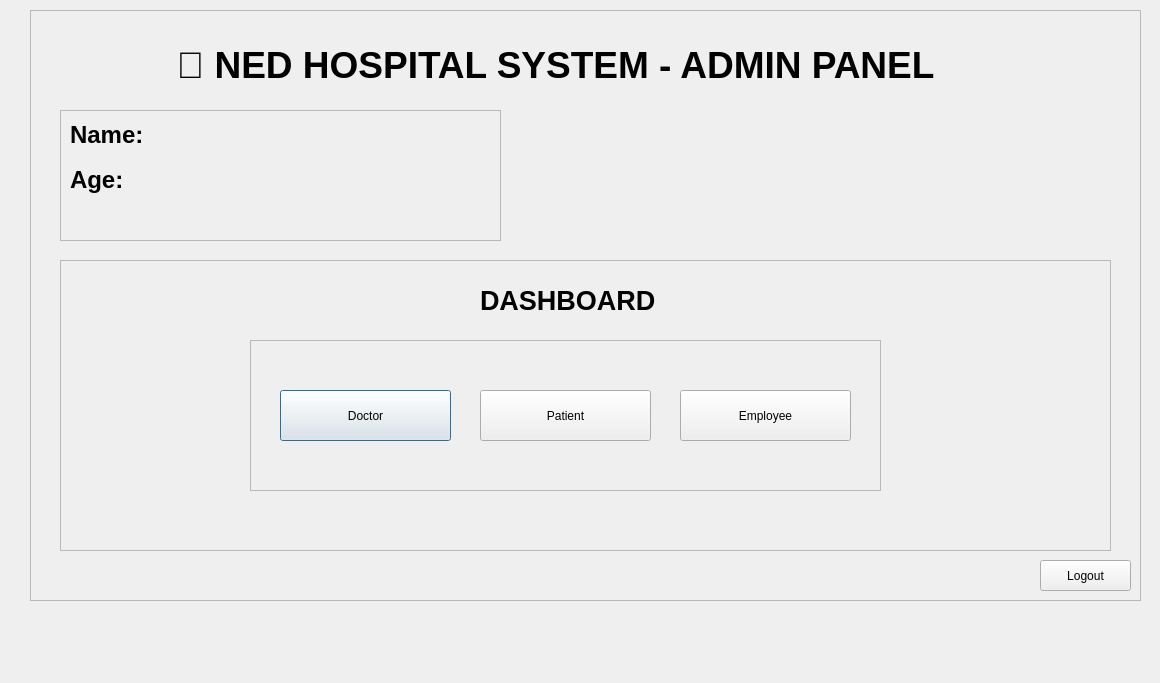
<?xml version="1.0" encoding="UTF-8"?>
<ui version="4.0">
 <class>Dialog</class>
 <widget class="QDialog" name="Dialog">
  <property name="geometry">
   <rect>
    <x>0</x>
    <y>0</y>
    <width>1160</width>
    <height>683</height>
   </rect>
  </property>
  <property name="windowTitle">
   <string>Dialog</string>
  </property>
  <widget class="QFrame" name="adminrdashboardframe">
   <property name="geometry">
    <rect>
     <x>30</x>
     <y>10</y>
     <width>1111</width>
     <height>591</height>
    </rect>
   </property>
   <property name="frameShape">
    <enum>QFrame::Shape::StyledPanel</enum>
   </property>
   <property name="frameShadow">
    <enum>QFrame::Shadow::Raised</enum>
   </property>
   <widget class="QLabel" name="admindashboardtitleLabel">
    <property name="geometry">
     <rect>
      <x>90</x>
      <y>10</y>
      <width>871</width>
      <height>91</height>
     </rect>
    </property>
    <property name="text">
     <string>&lt;html&gt;&lt;head/&gt;&lt;body&gt;&lt;p align=&quot;center&quot;&gt;&lt;span style=&quot; font-size:28pt; font-weight:700;&quot;&gt;🏥 NED HOSPITAL SYSTEM - ADMIN PANEL&lt;/span&gt;&lt;/p&gt;&lt;/body&gt;&lt;/html&gt;</string>
    </property>
   </widget>
   <widget class="QFrame" name="admindashboardframe2">
    <property name="geometry">
     <rect>
      <x>30</x>
      <y>100</y>
      <width>441</width>
      <height>131</height>
     </rect>
    </property>
    <property name="frameShape">
     <enum>QFrame::Shape::StyledPanel</enum>
    </property>
    <property name="frameShadow">
     <enum>QFrame::Shadow::Raised</enum>
    </property>
    <widget class="QLabel" name="admindashboardnameLabel">
     <property name="geometry">
      <rect>
       <x>10</x>
       <y>10</y>
       <width>81</width>
       <height>31</height>
      </rect>
     </property>
     <property name="text">
      <string>&lt;html&gt;&lt;head/&gt;&lt;body&gt;&lt;p&gt;&lt;span style=&quot; font-size:18pt; font-weight:700;&quot;&gt;Name:&lt;/span&gt;&lt;/p&gt;&lt;/body&gt;&lt;/html&gt;</string>
     </property>
    </widget>
    <widget class="QLabel" name="admindashboardageLabel">
     <property name="geometry">
      <rect>
       <x>10</x>
       <y>50</y>
       <width>61</width>
       <height>41</height>
      </rect>
     </property>
     <property name="text">
      <string>&lt;html&gt;&lt;head/&gt;&lt;body&gt;&lt;p&gt;&lt;span style=&quot; font-size:18pt; font-weight:700;&quot;&gt;Age:&lt;/span&gt;&lt;/p&gt;&lt;/body&gt;&lt;/html&gt;</string>
     </property>
    </widget>
   </widget>
   <widget class="QFrame" name="doctordashboardframe3">
    <property name="geometry">
     <rect>
      <x>30</x>
      <y>250</y>
      <width>1051</width>
      <height>291</height>
     </rect>
    </property>
    <property name="frameShape">
     <enum>QFrame::Shape::StyledPanel</enum>
    </property>
    <property name="frameShadow">
     <enum>QFrame::Shadow::Raised</enum>
    </property>
    <widget class="QLabel" name="admindashboardsubtitleLabel">
     <property name="geometry">
      <rect>
       <x>420</x>
       <y>20</y>
       <width>201</width>
       <height>41</height>
      </rect>
     </property>
     <property name="text">
      <string>&lt;html&gt;&lt;head/&gt;&lt;body&gt;&lt;p&gt;&lt;span style=&quot; font-size:20pt; font-weight:700;&quot;&gt;DASHBOARD&lt;/span&gt;&lt;/p&gt;&lt;/body&gt;&lt;/html&gt;</string>
     </property>
    </widget>
    <widget class="QFrame" name="admindashboardframe4">
     <property name="geometry">
      <rect>
       <x>190</x>
       <y>80</y>
       <width>631</width>
       <height>151</height>
      </rect>
     </property>
     <property name="frameShape">
      <enum>QFrame::Shape::StyledPanel</enum>
     </property>
     <property name="frameShadow">
      <enum>QFrame::Shadow::Raised</enum>
     </property>
     <widget class="QPushButton" name="admindashboarddocbtn">
      <property name="geometry">
       <rect>
        <x>30</x>
        <y>50</y>
        <width>171</width>
        <height>51</height>
       </rect>
      </property>
      <property name="text">
       <string>Doctor</string>
      </property>
     </widget>
     <widget class="QPushButton" name="admindashboardpatientbtn">
      <property name="geometry">
       <rect>
        <x>230</x>
        <y>50</y>
        <width>171</width>
        <height>51</height>
       </rect>
      </property>
      <property name="text">
       <string>Patient</string>
      </property>
     </widget>
     <widget class="QPushButton" name="admindashboardemployeebtn">
      <property name="geometry">
       <rect>
        <x>430</x>
        <y>50</y>
        <width>171</width>
        <height>51</height>
       </rect>
      </property>
      <property name="text">
       <string>Employee</string>
      </property>
     </widget>
    </widget>
   </widget>
   <widget class="QPushButton" name="admindashboardlogoutbtn">
    <property name="geometry">
     <rect>
      <x>1010</x>
      <y>550</y>
      <width>91</width>
      <height>31</height>
     </rect>
    </property>
    <property name="text">
     <string>Logout</string>
    </property>
   </widget>
  </widget>
 </widget>
 <resources/>
 <connections/>
</ui>
